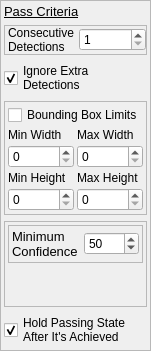
                  <widget class="QFrame" name="frme_pass_criteria">
                   <property name="maximumSize">
                    <size>
                     <width>150</width>
                     <height>16777215</height>
                    </size>
                   </property>
                   <property name="frameShape">
                    <enum>QFrame::StyledPanel</enum>
                   </property>
                   <property name="frameShadow">
                    <enum>QFrame::Plain</enum>
                   </property>
                   <layout class="QVBoxLayout" name="layout_vrt_frme_pass_criteria">
                    <property name="leftMargin">
                     <number>3</number>
                    </property>
                    <property name="topMargin">
                     <number>3</number>
                    </property>
                    <property name="rightMargin">
                     <number>3</number>
                    </property>
                    <property name="bottomMargin">
                     <number>3</number>
                    </property>
                    <item>
                     <widget class="QLabel" name="lbl_static_pass_criteria">
                      <property name="maximumSize">
                       <size>
                        <width>16777215</width>
                        <height>20</height>
                       </size>
                      </property>
                      <property name="font">
                       <font>
                        <pointsize>10</pointsize>
                        <weight>50</weight>
                        <bold>false</bold>
                        <underline>true</underline>
                       </font>
                      </property>
                      <property name="frameShadow">
                       <enum>QFrame::Plain</enum>
                      </property>
                      <property name="lineWidth">
                       <number>1</number>
                      </property>
                      <property name="text">
                       <string>Pass Criteria</string>
                      </property>
                     </widget>
                    </item>
                    <item>
                     <widget class="QFrame" name="frme_consec_dets">
                      <property name="frameShape">
                       <enum>QFrame::StyledPanel</enum>
                      </property>
                      <property name="frameShadow">
                       <enum>QFrame::Plain</enum>
                      </property>
                      <layout class="QHBoxLayout" name="layout_hrz_frme_consec_dets">
                       <property name="spacing">
                        <number>3</number>
                       </property>
                       <property name="leftMargin">
                        <number>3</number>
                       </property>
                       <property name="topMargin">
                        <number>0</number>
                       </property>
                       <property name="rightMargin">
                        <number>0</number>
                       </property>
                       <property name="bottomMargin">
                        <number>0</number>
                       </property>
                       <item>
                        <widget class="QLabel" name="lbl_static_consec_dets">
                         <property name="text">
                          <string>Consecutive
Detections</string>
                         </property>
                        </widget>
                       </item>
                       <item>
                        <widget class="QSpinBox" name="spbx_consec_dets">
                         <property name="minimum">
                          <number>1</number>
                         </property>
                        </widget>
                       </item>
                      </layout>
                     </widget>
                    </item>
                    <item>
                     <widget class="QCheckBox" name="chbx_ignore_extra_dets">
                      <property name="layoutDirection">
                       <enum>Qt::LeftToRight</enum>
                      </property>
                      <property name="text">
                       <string>Ignore Extra
Detections   </string>
                      </property>
                      <property name="checked">
                       <bool>true</bool>
                      </property>
                     </widget>
                    </item>
                    <item>
                     <widget class="QFrame" name="frme_bbox_limits">
                      <property name="frameShape">
                       <enum>QFrame::StyledPanel</enum>
                      </property>
                      <property name="frameShadow">
                       <enum>QFrame::Plain</enum>
                      </property>
                      <layout class="QGridLayout" name="layout_grid_frme_bbox_limits">
                       <property name="leftMargin">
                        <number>3</number>
                       </property>
                       <property name="topMargin">
                        <number>3</number>
                       </property>
                       <property name="rightMargin">
                        <number>3</number>
                       </property>
                       <property name="bottomMargin">
                        <number>3</number>
                       </property>
                       <property name="spacing">
                        <number>3</number>
                       </property>
                       <item row="0" column="0" colspan="2">
                        <widget class="QCheckBox" name="chbx_enable_bbox_limits">
                         <property name="text">
                          <string>Bounding Box Limits</string>
                         </property>
                        </widget>
                       </item>
                       <item row="1" column="0">
                        <widget class="QLabel" name="lbl_static_min_width">
                         <property name="text">
                          <string>Min Width</string>
                         </property>
                        </widget>
                       </item>
                       <item row="1" column="1">
                        <widget class="QLabel" name="lbl_static_max_width">
                         <property name="text">
                          <string>Max Width</string>
                         </property>
                        </widget>
                       </item>
                       <item row="2" column="0">
                        <widget class="QSpinBox" name="spbx_bbox_min_w"/>
                       </item>
                       <item row="2" column="1">
                        <widget class="QSpinBox" name="spbx_bbox_max_w"/>
                       </item>
                       <item row="3" column="0">
                        <widget class="QLabel" name="lbl_static_min_height">
                         <property name="text">
                          <string>Min Height</string>
                         </property>
                        </widget>
                       </item>
                       <item row="3" column="1">
                        <widget class="QLabel" name="lbl_static_max_height">
                         <property name="text">
                          <string>Max Height</string>
                         </property>
                        </widget>
                       </item>
                       <item row="4" column="0">
                        <widget class="QSpinBox" name="spbx_bbox_min_h"/>
                       </item>
                       <item row="4" column="1">
                        <widget class="QSpinBox" name="spbx_bbox_max_h"/>
                       </item>
                      </layout>
                     </widget>
                    </item>
                    <item>
                     <widget class="QFrame" name="frme_pass_criteria_other_options">
                      <property name="sizePolicy">
                       <sizepolicy hsizetype="Ignored" vsizetype="Expanding">
                        <horstretch>0</horstretch>
                        <verstretch>0</verstretch>
                       </sizepolicy>
                      </property>
                      <property name="frameShape">
                       <enum>QFrame::StyledPanel</enum>
                      </property>
                      <property name="frameShadow">
                       <enum>QFrame::Plain</enum>
                      </property>
                      <layout class="QVBoxLayout" name="layout_vrt_frme_pass_criteria_other_options">
                       <property name="leftMargin">
                        <number>3</number>
                       </property>
                       <property name="topMargin">
                        <number>3</number>
                       </property>
                       <property name="rightMargin">
                        <number>3</number>
                       </property>
                       <property name="bottomMargin">
                        <number>3</number>
                       </property>
                       <item>
                        <widget class="QFrame" name="frme_min_confidence">
                         <property name="sizePolicy">
                          <sizepolicy hsizetype="Preferred" vsizetype="Preferred">
                           <horstretch>0</horstretch>
                           <verstretch>0</verstretch>
                          </sizepolicy>
                         </property>
                         <property name="maximumSize">
                          <size>
                           <width>16777215</width>
                           <height>40</height>
                          </size>
                         </property>
                         <property name="frameShape">
                          <enum>QFrame::StyledPanel</enum>
                         </property>
                         <property name="frameShadow">
                          <enum>QFrame::Plain</enum>
                         </property>
                         <layout class="QHBoxLayout" name="layout_hrz_frme_min_confidence">
                          <property name="spacing">
                           <number>6</number>
                          </property>
                          <property name="leftMargin">
                           <number>3</number>
                          </property>
                          <property name="topMargin">
                           <number>3</number>
                          </property>
                          <property name="rightMargin">
                           <number>3</number>
                          </property>
                          <property name="bottomMargin">
                           <number>3</number>
                          </property>
                          <item>
                           <widget class="QLabel" name="lbl_static_minimum_confidence">
                            <property name="font">
                             <font>
                              <pointsize>10</pointsize>
                             </font>
                            </property>
                            <property name="text">
                             <string>Minimum
Confidence</string>
                            </property>
                            <property name="alignment">
                             <set>Qt::AlignLeading|Qt::AlignLeft|Qt::AlignVCenter</set>
                            </property>
                           </widget>
                          </item>
                          <item>
                           <widget class="QSpinBox" name="spbx_min_confidence">
                            <property name="sizePolicy">
                             <sizepolicy hsizetype="Preferred" vsizetype="Fixed">
                              <horstretch>0</horstretch>
                              <verstretch>0</verstretch>
                             </sizepolicy>
                            </property>
                            <property name="value">
                             <number>50</number>
                            </property>
                           </widget>
                          </item>
                         </layout>
                        </widget>
                       </item>
                       <item>
                        <spacer name="spacer_vrt_frme_pass_criteria_other_options">
                         <property name="orientation">
                          <enum>Qt::Vertical</enum>
                         </property>
                         <property name="sizeHint" stdset="0">
                          <size>
                           <width>20</width>
                           <height>40</height>
                          </size>
                         </property>
                        </spacer>
                       </item>
                      </layout>
                     </widget>
                    </item>
                    <item>
                     <widget class="QCheckBox" name="chbx_hold_pass_state">
                      <property name="text">
                       <string>Hold Passing State
After It's Achieved</string>
                      </property>
                      <property name="checked">
                       <bool>true</bool>
                      </property>
                     </widget>
                    </item>
                   </layout>
                  </widget>
